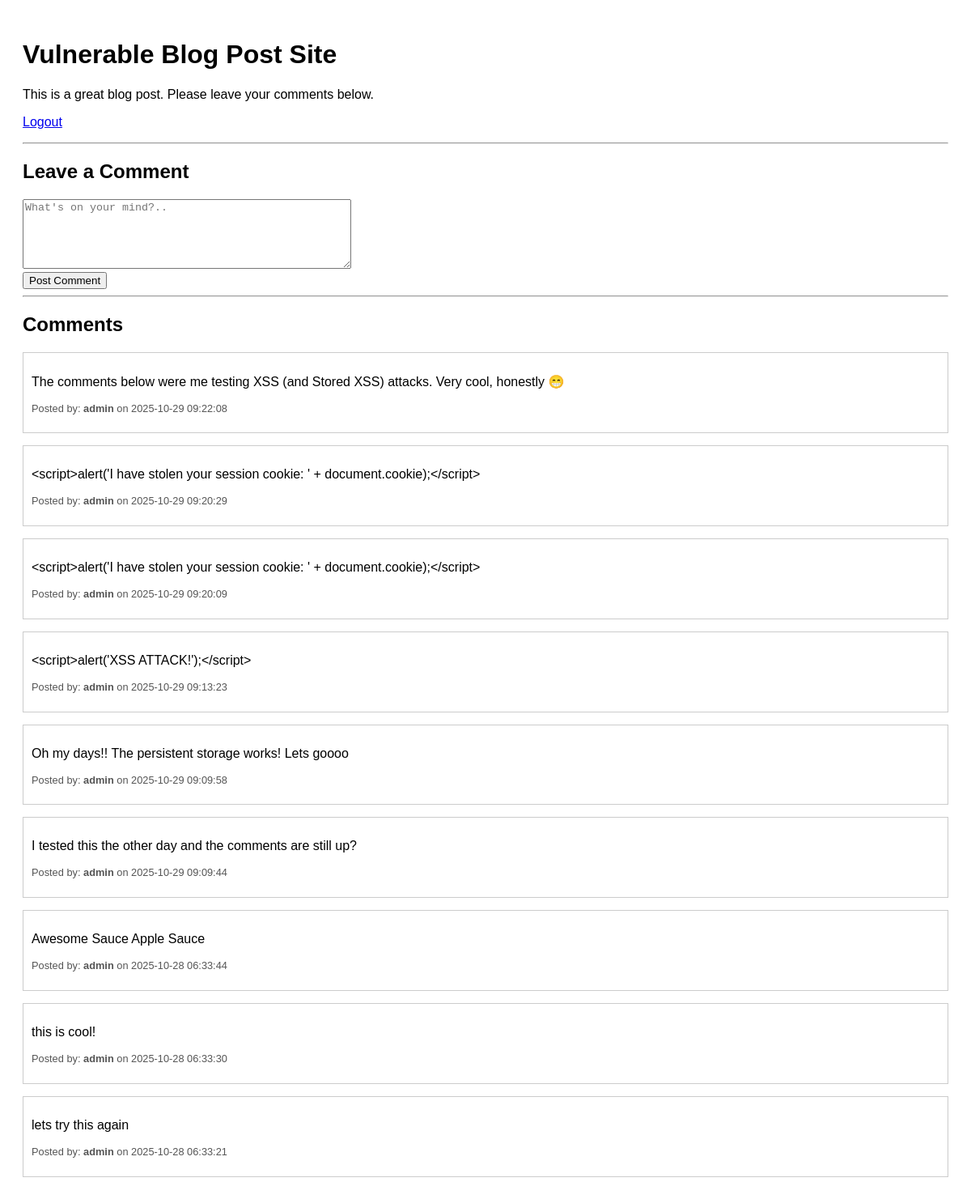
The page /post (signed in) on the database as committed earlier.
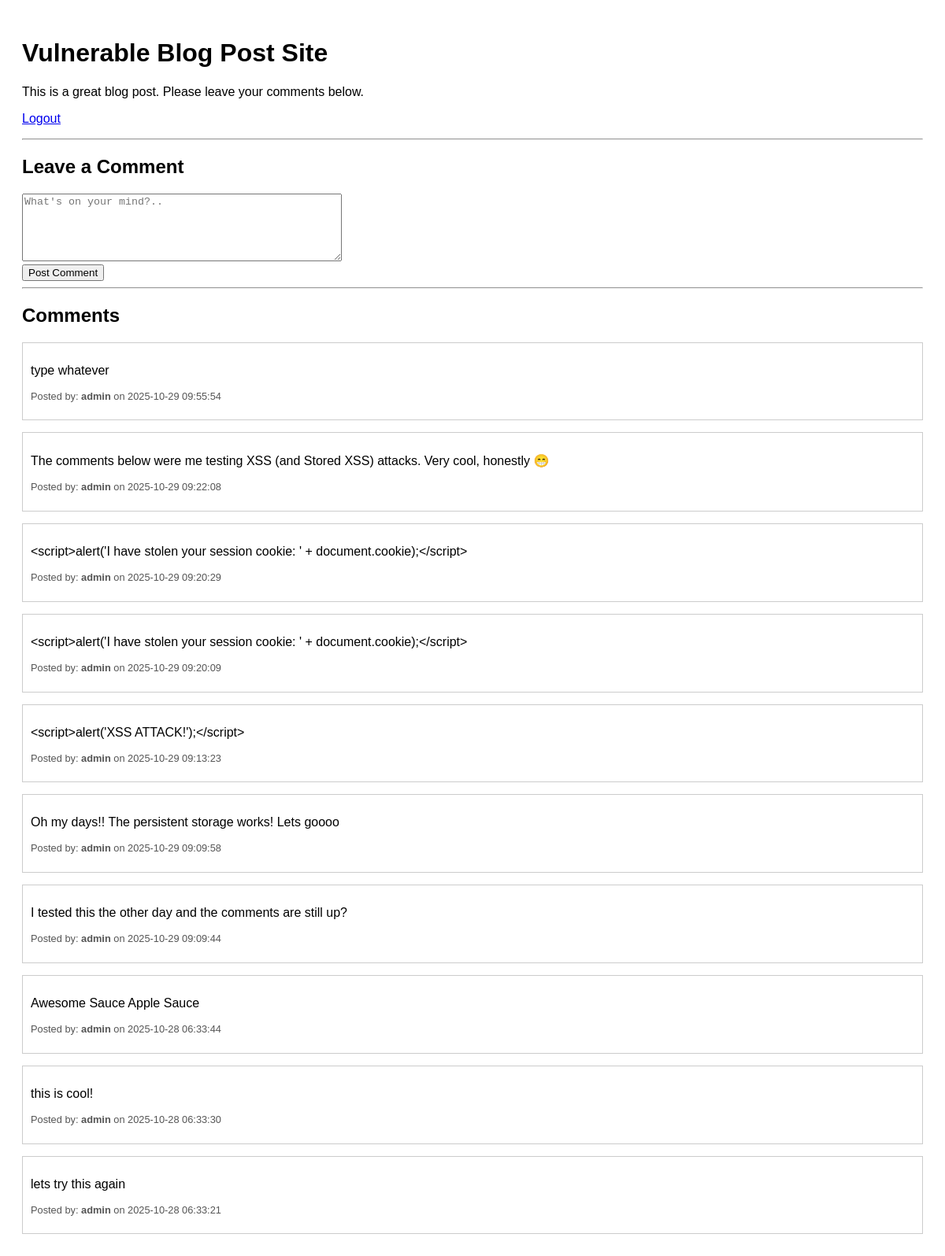
The same page on the database as committed later.
### tables this page shows
CREATE TABLE comments (
    id INTEGER PRIMARY KEY AUTOINCREMENT,
    username TEXT NOT NULL,
    content TEXT NOT NULL,
    created TIMESTAMP NOT NULL DEFAULT CURRENT_TIMESTAMP,
    FOREIGN KEY (username) REFERENCES users (username)
);

### app.py (the view, shortened to what this page needs)
@app.route("/post", methods=["GET", "POST"])
def post():
    if "username" not in session:
        flash("You must be logged in to view this page.", "error")
        return redirect(url_for("index"))
    conn = get_db_connection()
    comments = conn.execute("SELECT * FROM comments ORDER BY created DESC").fetchall()
    conn.close()
    return render_template("post.html", comments=comments)

### db.py (called while the page is built)
def get_db_connection():
    conn = sqlite3.connect(DATABASE)
    conn.row_factory = sqlite3.Row  # Allows accessing columns by name
    return conn

### templates/post.html (shortened to what this page needs)
<!doctype html>
<html lang="en">
<head>
</head>
<body>
    <h1>Vulnerable Blog Post Site</h1>
    <p>This is a great blog post. Please leave your comments below.</p>
    <p><a href="{{ url_for('logout') }}">Logout</a></p>
    <hr>
    <h2>Leave a Comment</h2>
    <form method="post">
        <textarea name="comment" placeholder="What's on your mind?.."></textarea>
        <br>
        <input type="submit" value="Post Comment">
    </form>
    <hr>
    <h2>Comments</h2>
    {% for comment in comments %}
        <div class="comment-box">
            <p>{{ comment['content'] }}</p>
            <p class="comment-meta">Posted by: <strong>{{ comment['username'] }}</strong> on {{ comment['created'] }}</p>
        </div>
    {% else %}
        <p>No comments yet. Be the first!</p>
    {% endfor %}
</body>
</html>

### templates/post.html (style rules this page uses)
body { font-family: sans-serif; padding: 20px; }
.comment-box { border: 1px solid #ccc; padding: 10px; margin-top: 15px; }
.comment-meta { font-size: 0.8em; color: #555; }
textarea { width: 400px; height: 80px; }

Rows that differ between the two databases and show on the page:
added comments: content "type whatever", username "admin", created "2025-10-29 09:55:54"
